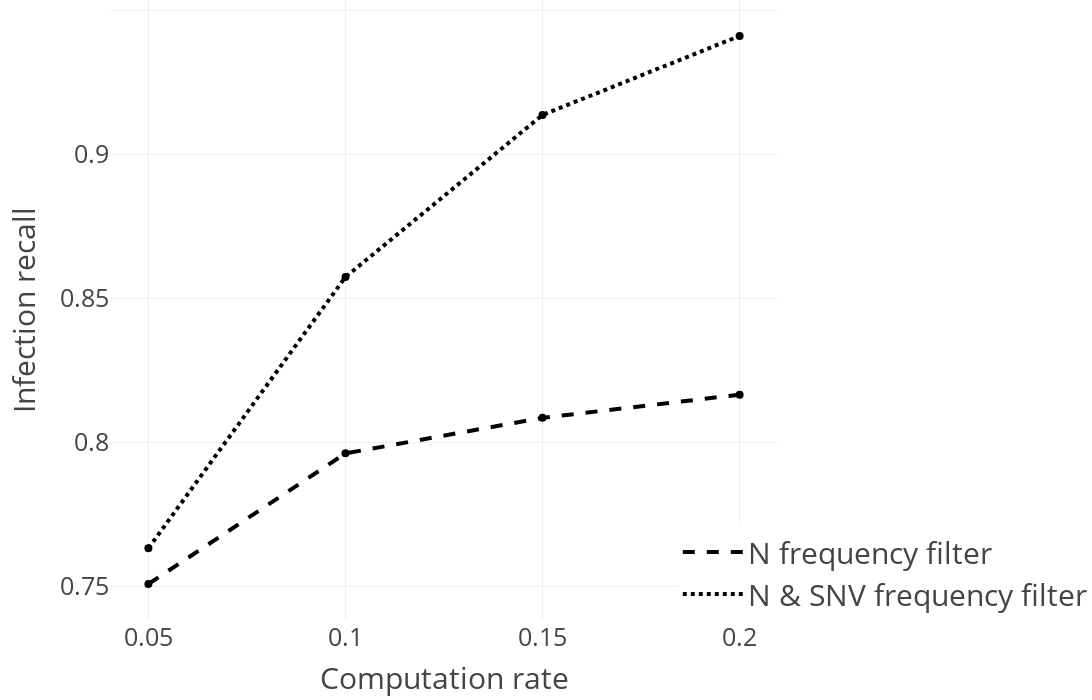

Notebook cell for this chart:
### Markdown cell above
### Infection recall for different filters and computation rates using depth search

### Code cell
sub_fig = get_computation_rate_plot("infection_detection_rate", depth_search_evaluation, "Infection recall", dict(
            x=0.85,
            y=0,
            itemwidth=60,
            xanchor="left",
            yanchor="bottom",
            font=dict(size=30),
        ))

sub_fig.show()

### Figure 1 — Plotly figure (JSON) as saved in the notebook; plotly's stock layout.template omitted (floating-point values rounded to 4 significant figures)
{"data": [{"line": {"color": "black", "dash": "dash", "width": 4}, "mode": "lines", "name": "N frequency filter", "type": "scatter", "x": [0.05, 0.1, 0.15, 0.2], "y": [0.7509, 0.7962, 0.8086, 0.8166]}, {"marker": {"color": "black", "size": 8, "symbol": "circle"}, "mode": "markers", "showlegend": false, "text": "", "type": "scatter", "x": [0.05], "y": [0.7509]}, {"marker": {"color": "black", "size": 8, "symbol": "circle"}, "mode": "markers", "showlegend": false, "text": "", "type": "scatter", "x": [0.1], "y": [0.7962]}, {"marker": {"color": "black", "size": 8, "symbol": "circle"}, "mode": "markers", "showlegend": false, "text": "", "type": "scatter", "x": [0.15], "y": [0.8086]}, {"marker": {"color": "black", "size": 8, "symbol": "circle"}, "mode": "markers", "showlegend": false, "text": "", "type": "scatter", "x": [0.2], "y": [0.8166]}, {"line": {"color": "black", "dash": "dot", "width": 4}, "mode": "lines", "name": "N & SNV frequency filter", "type": "scatter", "x": [0.05, 0.1, 0.15, 0.2], "y": [0.7633, 0.8574, 0.9137, 0.9411]}, {"marker": {"color": "black", "size": 8, "symbol": "circle"}, "mode": "markers", "showlegend": false, "text": "", "type": "scatter", "x": [0.05], "y": [0.7633]}, {"marker": {"color": "black", "size": 8, "symbol": "circle"}, "mode": "markers", "showlegend": false, "text": "", "type": "scatter", "x": [0.1], "y": [0.8574]}, {"marker": {"color": "black", "size": 8, "symbol": "circle"}, "mode": "markers", "showlegend": false, "text": "", "type": "scatter", "x": [0.15], "y": [0.9137]}, {"marker": {"color": "black", "size": 8, "symbol": "circle"}, "mode": "markers", "showlegend": false, "text": "", "type": "scatter", "x": [0.2], "y": [0.9411]}], "layout": {"font": {"size": 25}, "height": 700, "legend": {"font": {"size": 30}, "itemwidth": 60, "x": 0.85, "xanchor": "left", "y": 0, "yanchor": "bottom"}, "margin": {"b": 80, "l": 110, "r": 0, "t": 0}, "width": 1200, "xaxis": {"autorange": true, "range": [0.04043, 0.2096], "tickmode": "array", "tickvals": [0.05, 0.1, 0.15, 0.2], "title": {"text": "Computation rate"}, "type": "linear"}, "yaxis": {"autorange": true, "range": [0.7384, 0.9536], "title": {"text": "Infection recall"}, "type": "linear"}}}
